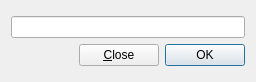
<?xml version="1.0" encoding="UTF-8"?>
<ui version="4.0">
 <class>PageDialog</class>
 <widget class="QDialog" name="PageDialog">
  <property name="geometry">
   <rect>
    <x>0</x>
    <y>0</y>
    <width>256</width>
    <height>82</height>
   </rect>
  </property>
  <property name="windowTitle">
   <string>Dialog</string>
  </property>
  <layout class="QGridLayout" name="gridLayout">
   <item row="0" column="0">
    <layout class="QVBoxLayout" name="verticalLayout">
     <item>
      <widget class="QLineEdit" name="lineEdit"/>
     </item>
     <item>
      <layout class="QHBoxLayout" name="horizontalLayout">
       <item>
        <spacer name="horizontalSpacer">
         <property name="orientation">
          <enum>Qt::Horizontal</enum>
         </property>
         <property name="sizeHint" stdset="0">
          <size>
           <width>40</width>
           <height>20</height>
          </size>
         </property>
        </spacer>
       </item>
       <item>
        <widget class="QPushButton" name="closeButton">
         <property name="text">
          <string>&amp;Close</string>
         </property>
        </widget>
       </item>
       <item>
        <widget class="QPushButton" name="okButton">
         <property name="text">
          <string>OK</string>
         </property>
         <property name="default">
          <bool>true</bool>
         </property>
        </widget>
       </item>
      </layout>
     </item>
    </layout>
   </item>
  </layout>
 </widget>
 <resources/>
 <connections/>
</ui>
